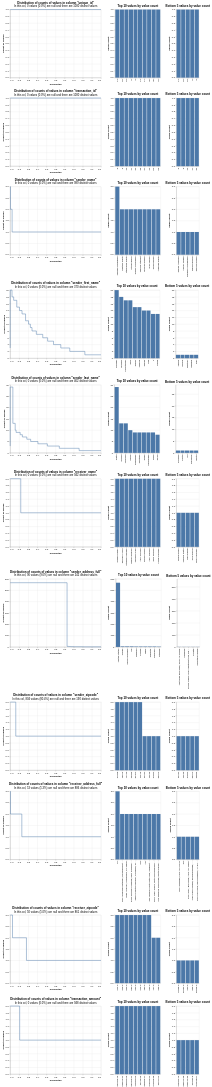

Notebook code cell kept with this figure:
### Code cell
# For each column, list the most top 10 common values and least 5 common values
from splink.exploratory import profile_columns

profile_columns(df, db_api=DuckDBAPI(), top_n=10, bottom_n=5)
